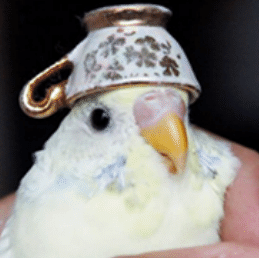
#> input picture img/birb.png, 259 x 259 px
$ python noisify.py img/birb.png out.png
#> lines starting #> are read from the running program, lines starting #| are printed output that depends on the picture; after the words box and inside, x2 and y2 are one past the last pixel; in counts of white or black regions, pixels touching at a corner belong together
### utils.py
import numpy as np
from PIL import Image

# [76 lines left out: functions meanSquaredError, normalizedMeanSquaredError, not called in this run]

def openImage(path):
    '''
    Open image from given ``path``.

    Parameters
    ----------
    path : str
        Path to file as a string, ``pathlib.Path`` or file object.

    Returns
    -------
    numpy.ndarray
        3-dimensional image array of shape ``(H, W, 3)`` where ``H`` and
        ``W`` are the height and width of the image respectively.
    '''

    # open image file
    im = Image.open(path)
    # convert image into RGB channels array
    img = np.array(im.convert('RGB'))

    return img

def saveImage(img, path):
    '''
    Save image at given ``path``.

    Parameters
    ----------
    img : numpy.ndarray
        3-dimensional image array.
    path : str
        Path to file as a string, ``pathlib.Path`` or file object.
    '''

    im = Image.fromarray(
        np.array(
            img,
            dtype=np.uint8
        ),
        'RGB',
    )
    im.save(path)

def splitChannels(img):
    '''
    Split image array into R, G, B arrays.

    Parameters
    ----------
    img : numpy.ndarray
        3-dimensional image array.

    Returns
    -------
    R : numpy.ndarray
        2-dimensional red channel array.
    G : numpy.ndarray
        2-dimensional green channel array.
    B : numpy.ndarray
        2-dimensional blue channel array.
    '''

    # unpack channels into three arrays
    R, G, B = np.transpose(img)
    R, G, B = (
        np.transpose(R),
        np.transpose(G),
        np.transpose(B),
    )

    return R, G, B

def combineChannels(R, G, B):
    '''
    Combine R, G, B arrays into image array.

    Parameters
    ----------
    R : numpy.ndarray
        2-dimensional red channel array.
    G : numpy.ndarray
        2-dimensional green channel array.
    B : numpy.ndarray
        2-dimensional blue channel array.

    Returns
    -------
    numpy.ndarray
        3-dimensional image array.
    '''

    # stack channels into one array
    img = np.stack((R, G, B), axis=-1)

    return img

def addNoise(channel, p1=0.02, p2=0.02, is_noisy=None):
    '''
    Add randomized noise to channel.

    Parameters
    ----------
    channel : numpy.ndarray
        2-dimensional channel array.
    p1 : float, optional
        Probability of a pixel being converted to positive impulse noise,
        should be in the range ``[0, 1)``.
    p2 : float, optional
        Probability of a pixel being converted to negative impulse noise,
        should be in the range ``[0, 1)``.
    is_noisy : numpy.ndarray, optional
        2-dimensional boolean array indicating which pixels should be
        converted to noise. If not provided, this is randomized.

    Returns
    -------
    noisy_channel : numpy.ndarray
        Channel with randomized noise added.
    is_noisy : numpy.ndarray
        Boolean array of same shape as ``channel``, indicating which pixels
        have been converted to noise.

    Notes
    -----
    This is an implementation of salt and pepper noise. A color channel
    pixel :math:`x_k(i, j)` corrupted by impulsive noise is given by:

    .. math::
        x_k(i, j) = \\begin{cases}
            s_k(i, j), & 1 - p_1 - p_2 \\\\[5pt]
            255, & p_1 \\\\[5pt]
            0, & p_2
        \\end{cases}

    where :math:`s_k(i, j)` is the original noiseless pixel and :math:`p_1`
    and :math:`p_2` are probabilities of a pixel being positive and
    negative impulsive noise respectively.
    '''

    # if probabilities are not between 0 and 1, raise error
    if p1 < 0 or p1 >= 1 or p2 < 0 or p2 >= 1 or p1 + p2 >= 1:
        err_msg = 'p1, p2 must be in range [0, 1), and '
        err_msg += 'p1 + p2 must not exceed 1'
        raise ValueError(err_msg)

    noisy_channel = channel.copy()
    channel_shape = np.shape(noisy_channel)

    # if is_noisy is not specified, randomize it
    if is_noisy is None:
        is_noisy = np.array(
            np.random.rand(*channel_shape) < p1 + p2,
            dtype=bool,
        )
    else:
        if channel_shape != np.shape(is_noisy):
            raise ValueError('channel and is_noisy must be of same shape')

    # randomize noise array of values 0 or 255
    noise = np.array(
        (np.random.rand(*channel_shape) < p1 / (p1 + p2)) * 255,
        dtype=np.uint8,
    )

    # replace appropriate pixels with noisy values
    for i in range(channel_shape[0]):
        for j in range(channel_shape[1]):
            if is_noisy[i][j]:
                noisy_channel[i][j] = noise[i][j]

    return noisy_channel, is_noisy

# [505 lines left out: functions slidingWindowOperation, getThreshold, detectNoise, getCandidate, getValidity, getDeference and 2 more, not called in this run]

### noisify.py
import sys
import getopt

from utils import (
    openImage,
    splitChannels,
    addNoise,
    combineChannels,
    saveImage,
)

# usage string
USAGE = 'Usage:'
USAGE += '\n\tnoisify.py <SRC_PATH> <DEST_PATH>'
USAGE += '[-p POSITIVE_IMPULSE_DENSITY] [-n NEGATIVE_IMPULSE_DENSITY]'

if __name__ == '__main__':
    # exit if not enough arguments
    if len(sys.argv) < 3:
        print(USAGE)
        sys.exit(1)

    # image file source
    src = sys.argv[1]
    # image file destination
    dest = sys.argv[2]
    # impulsive noise densities
    p = 0.02
    n = 0.02

    # parse command line arguments
    try:
        opts, _ = getopt.getopt(sys.argv[3:], 'p:n:')
    except getopt.GetoptError:
        print(USAGE)
        sys.exit(1)

    for opt, arg in opts:
        if opt == '-p':
            try:
                p = float(arg)
            except:
                print('Error: p must be a float in range [0, 1)')
                print(USAGE)
                sys.exit(1)
        elif opt == '-n':
            try:
                n = float(arg)
            except:
                print('Error: n must be a float in range [0, 1)')
                print(USAGE)
                sys.exit(1)

    # open image and split into RGB channels
    img = openImage(src)
#> in openImage, im is the input picture: PIL image 259x259 P; mean R, G, B 135.2, 131.6, 127.4
    R, G, B = splitChannels(img)
#> in splitChannels, `R, G, B = np.transpose(img)`:
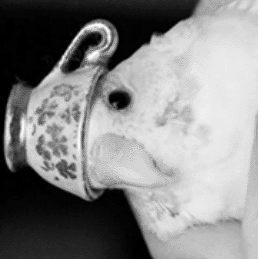
#> R: shape (259, 259); min 0, max 255, mean 135.2
#> in splitChannels, `R, G, B = np.transpose(img)`:
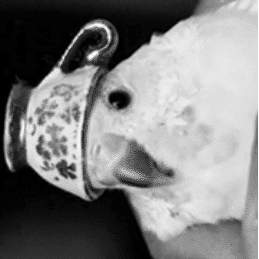
#> B: shape (259, 259); min 0, max 255, mean 127.4
#> in splitChannels, `R, G, B = ( np.transpose(R), np.transpose(G), np.transpose(B), )`:
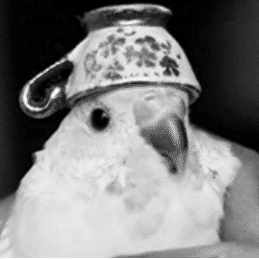
#> B: shape (259, 259); min 0, max 255, mean 127.4

    # add noise to all 3 channels
    R, _ = addNoise(R, p1=p, p2=n)
#> after the loop in addNoise, `for i in range(channel_shape[0]):`:
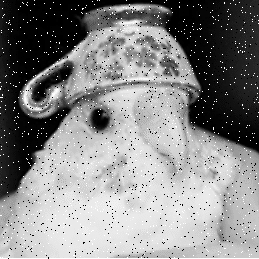
#> noisy_channel: shape (259, 259); min 0, max 255, mean 135.2
    G, _ = addNoise(G, p1=p, p2=n)
#> call 2 of addNoise, with p1 = 0.02, p2 = 0.02
#> after the loop in addNoise (call 2), `for i in range(channel_shape[0]):`:
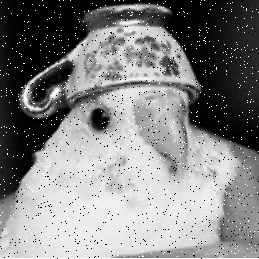
#> noisy_channel: shape (259, 259); min 0, max 255, mean 131.6
    B, _ = addNoise(B, p1=p, p2=n)
#> call 3 of addNoise, with p1 = 0.02, p2 = 0.02
#> after the loop in addNoise (call 3), `for i in range(channel_shape[0]):`:
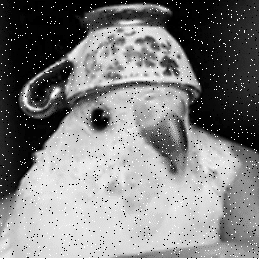
#> noisy_channel: shape (259, 259); 3.96% of pixels changed, all inside (x1, y1, x2, y2) = (0, 0, 259, 259)

    # combine RGB channels and save image
    img = combineChannels(R, G, B)
#> in combineChannels, `img = np.stack((R, G, B), axis=-1)`:
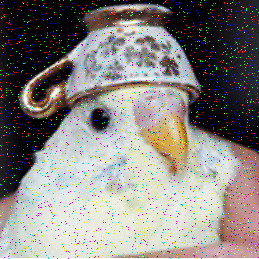
#> img: shape (259, 259, 3); mean of channels 0, 1, 2 135.2, 131.6, 127.7; drawn as R, G, B
    saveImage(img, dest)
